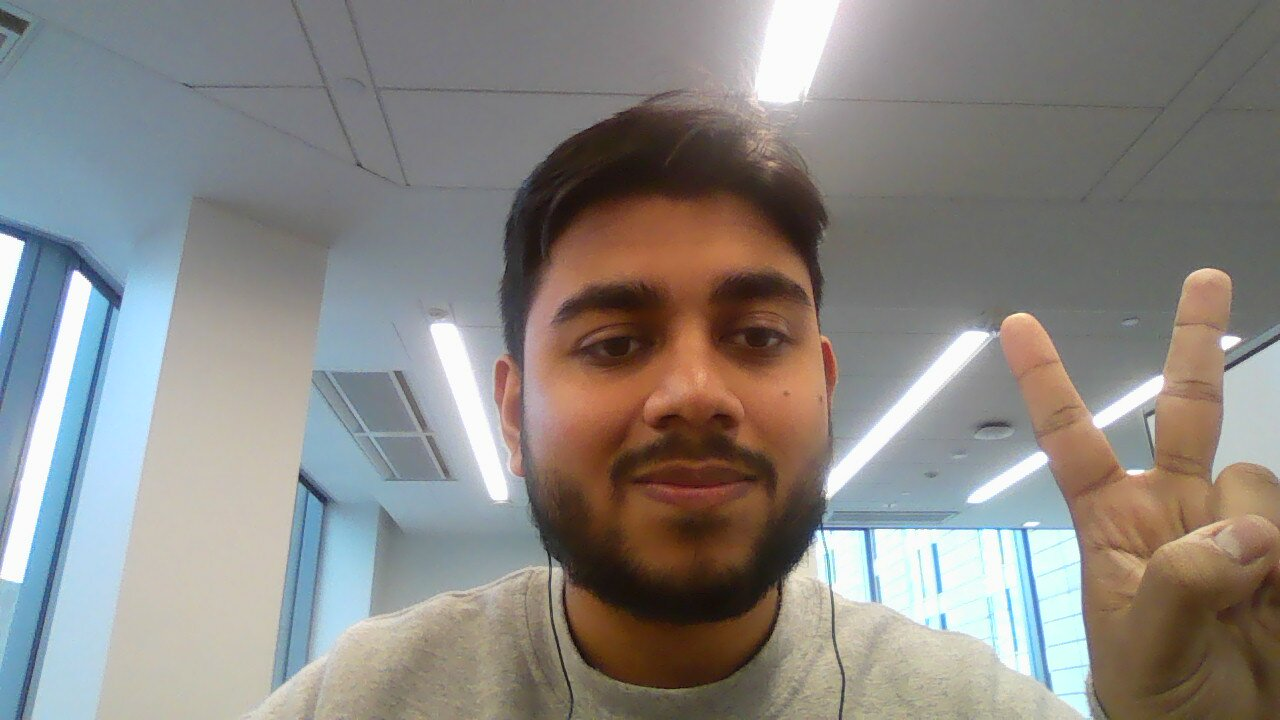
#> input picture PictureTaking/src/take_picture/nader_pic.jpg, 1280 x 720 px
$ python edge_map.py
#> lines starting #> are read from the running program, lines starting #| are printed output that depends on the picture; after the words box and inside, x2 and y2 are one past the last pixel; in counts of white or black regions, pixels touching at a corner belong together
# import opencv2 python
import cv2
import numpy as np
import matplotlib.pyplot as plt


# this function will take a rectified image from the realsense (with the background objects > some depth removed)
# want to create a function which generates an edge map for a given image and then turns the edges into discretized dots

# function to generate edge map
def edge_map(filename=None,image=None):
    if filename:
        img = cv2.imread(filename, 0)
    elif image.any():
        img = image

    # downscale image by 70%
    img = cv2.resize(img, (0, 0), fx=0.7, fy=0.7)

    # generate edge map
    edges = cv2.Canny(img, 100, 200)
    #use sobel edge detector isntead

    # make the edges thicker, get rid of noise (do dilations and erosions)
    kernel = np.ones((3, 3), np.uint8)
    edges = cv2.dilate(edges, kernel, iterations=1)
    edges = cv2.erode(edges, kernel, iterations=1)

    # invert the image
    edges = cv2.bitwise_not(edges)

    # create black image to draw points on
    canvas = np.zeros_like(img)

    # find contours of edges
    contours, hierarchy = cv2.findContours(
        edges, cv2.RETR_TREE, cv2.CHAIN_APPROX_SIMPLE)

    # iterate over contours and draw circles at each point
    total_points = []
    for i in range(len(contours)):
        # reshape contour into list of points
        points = []
        for j in range(len(contours[i])):
            x, y = contours[i][j][0]
            points.append((x, y))

        step = 1  # how many points to skip
        points_in_contour = points[0:len(points):step]

        # draw circles at each point in outline
        marker_size = 1  # robots marker size (in meters) (for display)
        for point in points_in_contour:
            x, y = point
            total_points.append(point)
            cv2.circle(canvas, (x, y), marker_size, (255, 0, 0), -1)

    # show images side by side
    fig, axs = plt.subplots(1, 3, figsize=(15, 5))
    # axs[0].imshow(cv2.resize(img, (0, 0), fx=1/0.7, fy=1/0.7), cmap='gray')
    axs[0].imshow(img, cmap='gray')
    axs[0].set_title('Original Image')
    axs[1].imshow(edges, cmap='gray')
    axs[1].set_title('Edge Map')
    axs[2].imshow(cv2.bitwise_not(canvas), cmap='gray')
    axs[2].set_title('Edge Points')
    plt.show()
    return edges, total_points

def simple_circle():
    x_range = (0.35, 0.85)
    y_range = (-0.25, 0.25)

    points = []
    for i in range(0, 360):
        angle = i * np.pi / 180  # cvt to radians
        x = x_range[0] + (x_range[1] - x_range[0]) * \
            (0.5 + 0.5 * np.cos(angle))
        y = y_range[0] + (y_range[1] - y_range[0]) * \
            (0.5 + 0.5 * np.sin(angle))
        points.append((x, y))

    # plot the circle
    fig, ax = plt.subplots()
    ax.set_aspect('equal')
    ax.scatter(*zip(*points))
    plt.show()
    return points

def map_points_to_range(points, x_range, y_range):
    #TODO: USE NUMPY FOR ALLLLL THESSE LOOPS
    x_coords = [p[0] for p in points]
    y_coords = [p[1] for p in points]

    min_x, max_x = min(x_coords), max(x_coords)
    min_y, max_y = min(y_coords), max(y_coords)

    scale_x = (x_range[1] - x_range[0]) / (max_x - min_x) #how much to scale the x coords by
    scale_y = (y_range[1] - y_range[0]) / (max_y - min_y) #how much to scale the y coords by

    new_points = []
    for x, y in points:
        x_new = (x - min_x) * scale_x + x_range[0] #scale the x coord and shift it to the correct range
        # y_new = (max_y - y) * scale_y + y_range[0] #USE THIS TO FLIP UPSIDE DOWN
        y_new = (y - min_y) * scale_y + y_range[0] #scale the y coord and shift it to the correct range

        new_points.append((x_new, y_new))

    return new_points

def save_to_csv(waypoints_list, filename):
    np.savetxt(filename, waypoints_list, delimiter=",")

def main():
    edges, points = edge_map(filename='nader_pic.jpg')
#> in edge_map, `img = cv2.imread(filename, 0)`:
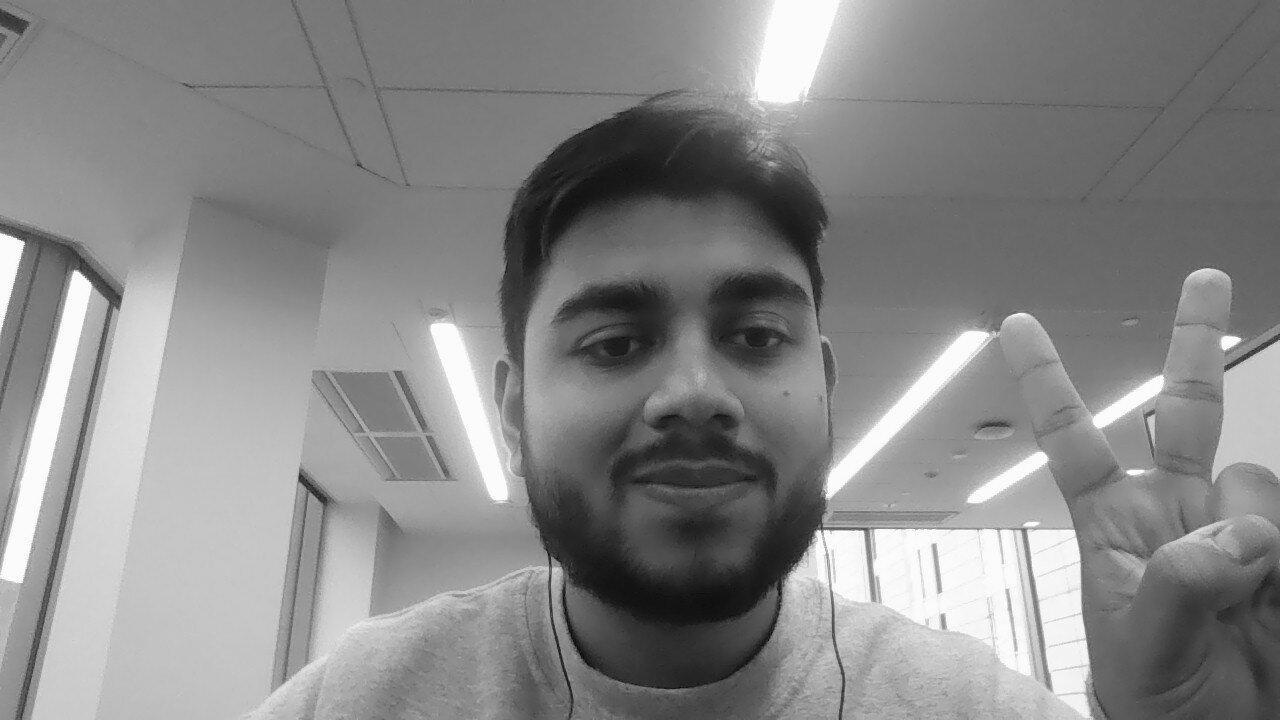
#> img: shape (720, 1280); min 4, max 255, mean 135.8
#> in edge_map, `edges = cv2.Canny(img, 100, 200)`:
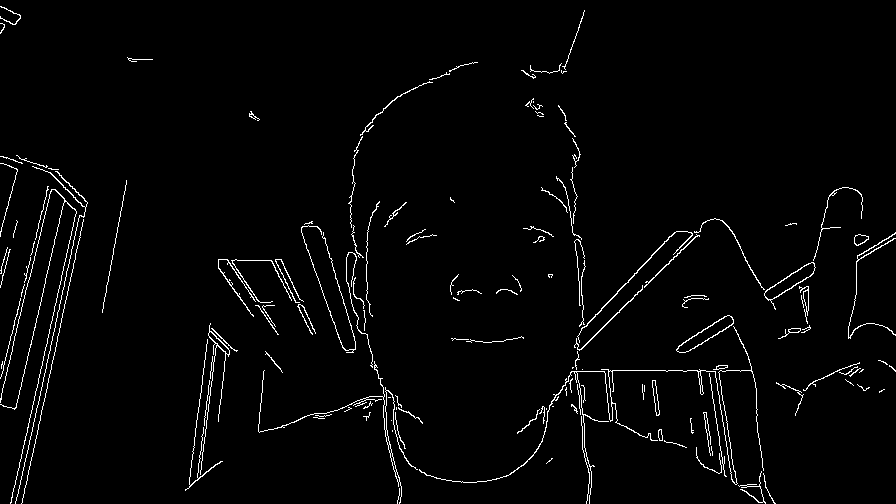
#> edges: shape (504, 896); 2.4% white in thin lines or dots
#> in edge_map, `edges = cv2.dilate(edges, kernel, iterations=1)`:
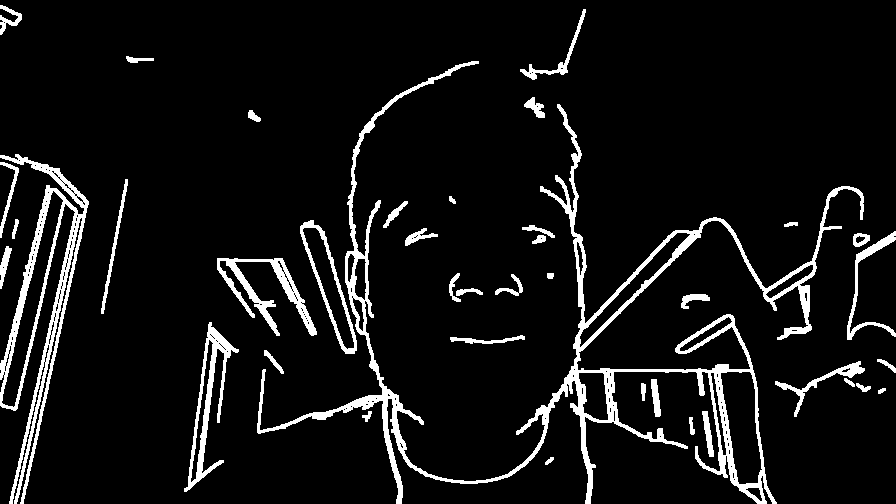
#> edges: shape (504, 896); 7.6% white; 40 white regions, largest, box (x1, y1, x2, y2) and area: (257, 61, 864, 504) 16559, (0, 154, 89, 504) 6162, (184, 322, 239, 492) 2034
#> in edge_map, `edges = cv2.erode(edges, kernel, iterations=1)`:
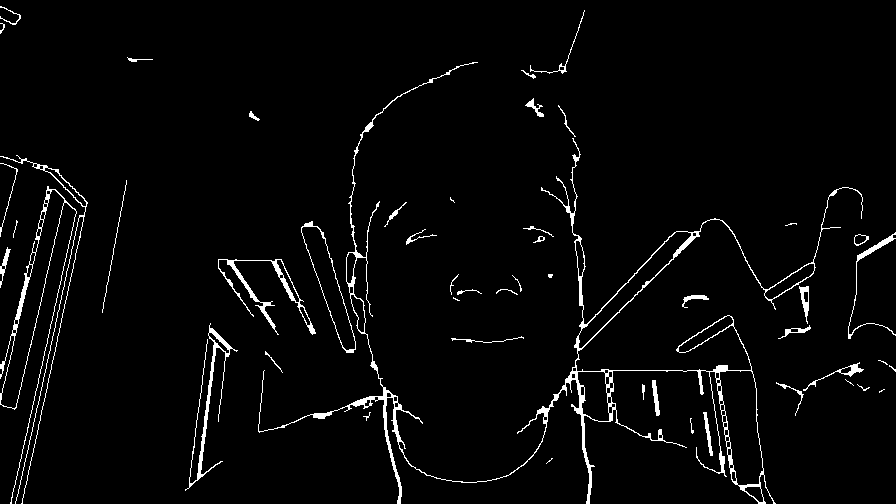
#> edges: shape (504, 896); 3.1% white in thin lines or dots
#> in edge_map, `edges = cv2.bitwise_not(edges)`: edges: shape (504, 896); 96.9% white; black in thin lines or dots
#> in edge_map, `contours, hierarchy = cv2.findContours( edges, cv2.RETR_TREE, cv2.CHAI..`: contours = 824 contours, 650 with area under 20; largest, box (x1, y1, x2, y2) and area: (0, 0, 896, 504) 446624, (188, 324, 234, 489) 950, (217, 258, 285, 303) 621, (654, 227, 702, 278) 283, (47, 167, 89, 213) 262
#> the loop in edge_map, `for i in range(len(contours)):` made 824 passes
#> points_in_contour on passes 1 to 3: [(394, 397), (394, 400), (396, 400), (396, 397)], [(387, 393), (387, 396), (390, 396), (390, 394), (389, 393)], [(572, 374), (572, 377), (574, 377), (574, 374)]
#> after the loop in edge_map, `for i in range(len(contours)):`:
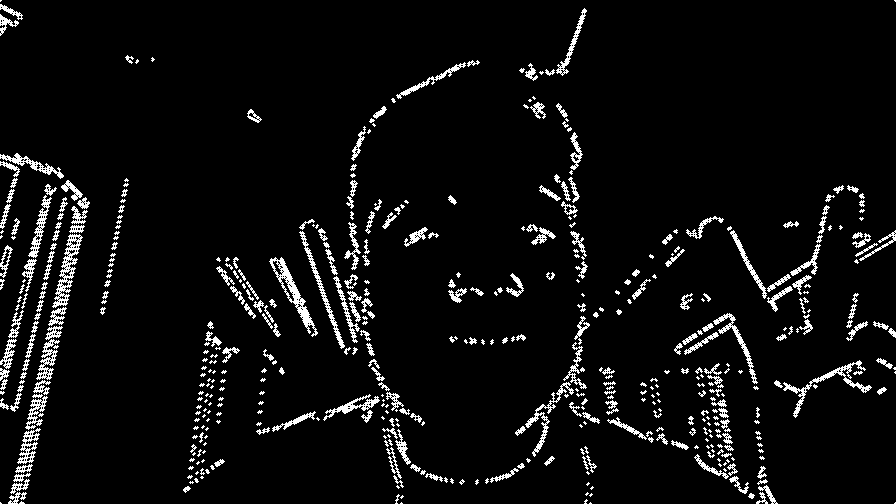
#> canvas: shape (504, 896); 5.5% white in thin lines or dots
#> after the loop in edge_map, `for i in range(len(contours)):`: total_points = 8981 pairs, first value 0 to 895, second value 0 to 503
#> in edge_map, `plt.show()`:
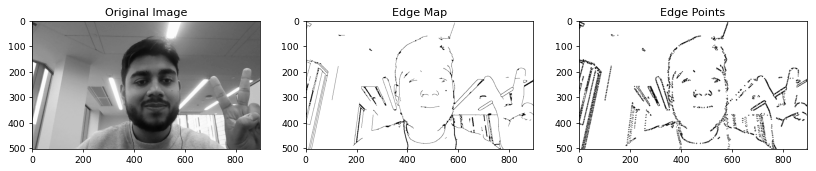
#> figure drawn by matplotlib, 3 panels
#> points has the same summary as total_points in edge_map
    x_range = (0.35, 0.75)
    y_range = (-0.25, 0.25)
    mapped_points = map_points_to_range(points, x_range, y_range)
#> in map_points_to_range, `x_coords = [p[0] for p in points]`: x_coords = 8981 values, max 895 at index 19, min 0 at index 21, mean 393
#> in map_points_to_range, `y_coords = [p[1] for p in points]`: y_coords = 8981 values, max 503 at index 138, min 0 at index 21, mean 309.4
#> in map_points_to_range, `min_x, max_x = min(x_coords), max(x_coords)`: min_x = 0; max_x = 895
#> in map_points_to_range, `min_y, max_y = min(y_coords), max(y_coords)`: min_y = 0; max_y = 503
#> in map_points_to_range, `scale_x = (x_range[1] - x_range[0]) / (max_x - min_x)`: scale_x = 0.000447
#> in map_points_to_range, `scale_y = (y_range[1] - y_range[0]) / (max_y - min_y)`: scale_y = 0.000994
#> the loop in map_points_to_range, `for x, y in points:` made 8981 passes
#> (x, y, x_new, y_new) on passes 1 to 3: (394, 397, 0.526, 0.145), (394, 400, 0.526, 0.148), (396, 400, 0.527, 0.148)
#> after the loop in map_points_to_range, `for x, y in points:`: new_points = 8981 pairs, first value 0.35 to 0.75, second value -0.25 to 0.25
#> mapped_points has the same summary as new_points in map_points_to_range

    x_mapped = [point[0] for point in mapped_points]
#> x_mapped = 8981 values, max 0.75 at index 19, min 0.35 at index 21, mean 0.526
    y_mapped = [point[1] for point in mapped_points]
#> y_mapped = 8981 values, max 0.25 at index 138, min -0.25 at index 21, mean 0.0576

    plt.figure(figsize=(8, 6))
    plt.scatter(x_mapped, y_mapped, c='blue', label='Mapped Points')
    plt.title('2D Plot of Mapped Points')
    plt.xlabel('X Axis')
    plt.ylabel('Y Axis')
    plt.grid(True)
    plt.legend()
    plt.show()
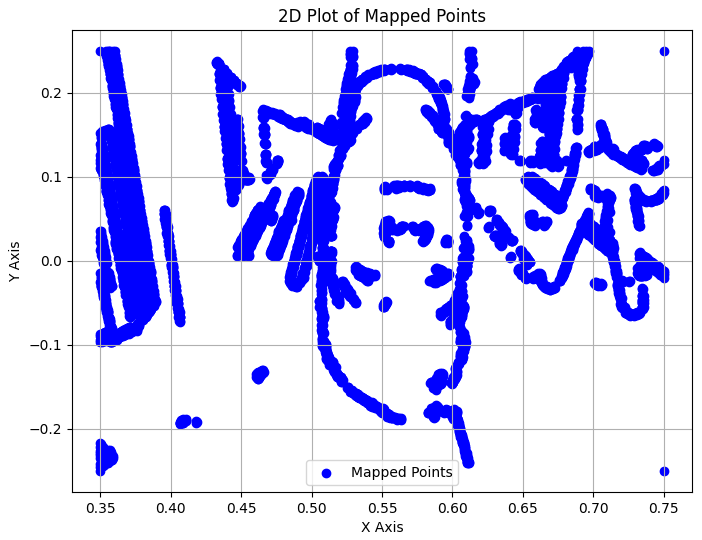
#> figure drawn by matplotlib, 1 panel
    save_to_csv(mapped_points, "picture_points.csv")


if __name__ == "__main__":
    main()
